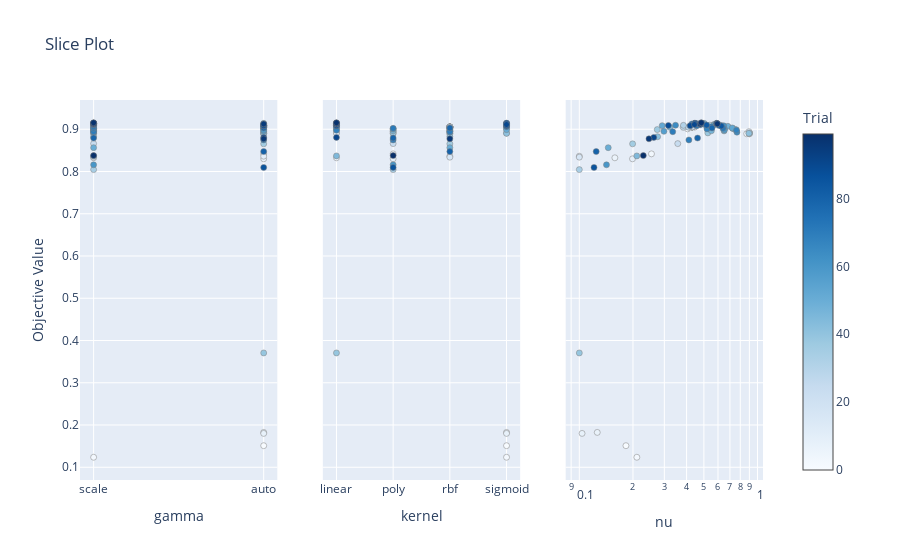

Notebook code for this chart:
### Code cell
optuna.visualization.plot_slice(study)

### Figure 1 — Plotly figure (JSON) as saved in the notebook; plotly's stock layout.template omitted (floating-point values rounded to 4 significant figures)
{"data": [{"marker": {"color": [0, 1, 2, 3, 4, 5, 6, 7, 8, 9, 10, 11, 12, 13, 14, 15, 16, 17, 18, 19, 20, 21, 22, 23, 24, 25, 26, 27, 28, 29, 30, 31, 32, 33, 34, 35, 36, 37, 38, 39, 40, 41, 42, 43, 44, 45, 46, 47, 48, 49, 50, 51, 52, 53, 54, 55, 56, 57, 58, 59, 60, 61, 62, 63, 64, 65, 66, 67, 68, 69, 70, 71, 72, 73, 74, 75, 76, 77, 78, 79, 80, 81, 82, 83, 84, 85, 86, 87, 88, 89, 90, 91, 92, 93, 94, 95, 96, 97, 98, 99], "colorbar": {"title": {"text": "Trial"}, "x": 1, "xpad": 40}, "colorscale": [[0, "rgb(247,251,255)"], [0.125, "rgb(222,235,247)"], [0.25, "rgb(198,219,239)"], [0.375, "rgb(158,202,225)"], [0.5, "rgb(107,174,214)"], [0.625, "rgb(66,146,198)"], [0.75, "rgb(33,113,181)"], [0.875, "rgb(8,81,156)"], [1, "rgb(8,48,107)"]], "line": {"color": "Grey", "width": 0.5}, "showscale": true}, "mode": "markers", "name": "Feasible Trial", "showlegend": false, "type": "scatter", "x": ["auto", "scale", "scale", "auto", "scale", "auto", "scale", "auto", "auto", "auto", "auto", "scale", "auto", "scale", "auto", "scale", "scale", "auto", "auto", "auto", "auto", "auto", "auto", "auto", "scale", "auto", "auto", "auto", "auto", "auto", "scale", "scale", "auto", "scale", "scale", "scale", "auto", "scale", "auto", "auto", "auto", "scale", "scale", "auto", "scale", "scale", "scale", "scale", "auto", "scale", "scale", "auto", "auto", "auto", "scale", "auto", "auto", "auto", "scale", "auto", "scale", "scale", "scale", "scale", "auto", "scale", "auto", "scale", "scale", "auto", "scale", "scale", "scale", "auto", "scale", "scale", "scale", "auto", "auto", "scale", "auto", "scale", "scale", "auto", "auto", "scale", "auto", "scale", "auto", "auto", "scale", "auto", "scale", "scale", "scale", "auto", "auto", "scale", "scale", "scale"], "xaxis": "x", "y": [0.1511, 0.9005, 0.1237, 0.8417, 0.9009, 0.8893, 0.8324, 0.1825, 0.1802, 0.83, 0.8362, 0.8894, 0.8912, 0.8912, 0.8894, 0.8943, 0.8339, 0.905, 0.9055, 0.9055, 0.9055, 0.9055, 0.9055, 0.9055, 0.866, 0.9055, 0.9055, 0.905, 0.9046, 0.9049, 0.9149, 0.9093, 0.9115, 0.9098, 0.8045, 0.9117, 0.8655, 0.8992, 0.8914, 0.3706, 0.8908, 0.8904, 0.8823, 0.9139, 0.8962, 0.8369, 0.9046, 0.8964, 0.9069, 0.9019, 0.8564, 0.8991, 0.9085, 0.9032, 0.9124, 0.9105, 0.8951, 0.9005, 0.9096, 0.898, 0.8159, 0.913, 0.9083, 0.9076, 0.9095, 0.893, 0.9126, 0.9009, 0.8976, 0.8747, 0.8943, 0.9023, 0.9061, 0.9085, 0.9131, 0.9108, 0.9125, 0.9087, 0.903, 0.8792, 0.8473, 0.9126, 0.9134, 0.9099, 0.9078, 0.9144, 0.8096, 0.9139, 0.9089, 0.9084, 0.9112, 0.8806, 0.9141, 0.9137, 0.9137, 0.9126, 0.8774, 0.9128, 0.9154, 0.8376], "yaxis": "y"}, {"marker": {"color": [0, 1, 2, 3, 4, 5, 6, 7, 8, 9, 10, 11, 12, 13, 14, 15, 16, 17, 18, 19, 20, 21, 22, 23, 24, 25, 26, 27, 28, 29, 30, 31, 32, 33, 34, 35, 36, 37, 38, 39, 40, 41, 42, 43, 44, 45, 46, 47, 48, 49, 50, 51, 52, 53, 54, 55, 56, 57, 58, 59, 60, 61, 62, 63, 64, 65, 66, 67, 68, 69, 70, 71, 72, 73, 74, 75, 76, 77, 78, 79, 80, 81, 82, 83, 84, 85, 86, 87, 88, 89, 90, 91, 92, 93, 94, 95, 96, 97, 98, 99], "colorbar": {"title": {"text": "Trial"}, "x": 1, "xpad": 40}, "colorscale": [[0, "rgb(247,251,255)"], [0.125, "rgb(222,235,247)"], [0.25, "rgb(198,219,239)"], [0.375, "rgb(158,202,225)"], [0.5, "rgb(107,174,214)"], [0.625, "rgb(66,146,198)"], [0.75, "rgb(33,113,181)"], [0.875, "rgb(8,81,156)"], [1, "rgb(8,48,107)"]], "line": {"color": "Grey", "width": 0.5}, "showscale": false}, "mode": "markers", "name": "Feasible Trial", "showlegend": false, "type": "scatter", "x": ["sigmoid", "poly", "sigmoid", "poly", "rbf", "rbf", "linear", "sigmoid", "sigmoid", "poly", "rbf", "rbf", "linear", "linear", "poly", "poly", "rbf", "rbf", "rbf", "rbf", "rbf", "rbf", "rbf", "rbf", "poly", "rbf", "rbf", "rbf", "rbf", "linear", "linear", "linear", "linear", "linear", "poly", "linear", "rbf", "linear", "poly", "linear", "sigmoid", "sigmoid", "rbf", "linear", "rbf", "linear", "linear", "poly", "sigmoid", "sigmoid", "rbf", "sigmoid", "linear", "linear", "sigmoid", "sigmoid", "rbf", "poly", "sigmoid", "rbf", "poly", "linear", "linear", "sigmoid", "linear", "rbf", "linear", "rbf", "linear", "poly", "rbf", "poly", "sigmoid", "sigmoid", "sigmoid", "sigmoid", "sigmoid", "sigmoid", "rbf", "poly", "rbf", "linear", "sigmoid", "linear", "linear", "sigmoid", "poly", "sigmoid", "linear", "sigmoid", "sigmoid", "linear", "linear", "linear", "linear", "linear", "rbf", "linear", "linear", "poly"], "xaxis": "x2", "y": [0.1511, 0.9005, 0.1237, 0.8417, 0.9009, 0.8893, 0.8324, 0.1825, 0.1802, 0.83, 0.8362, 0.8894, 0.8912, 0.8912, 0.8894, 0.8943, 0.8339, 0.905, 0.9055, 0.9055, 0.9055, 0.9055, 0.9055, 0.9055, 0.866, 0.9055, 0.9055, 0.905, 0.9046, 0.9049, 0.9149, 0.9093, 0.9115, 0.9098, 0.8045, 0.9117, 0.8655, 0.8992, 0.8914, 0.3706, 0.8908, 0.8904, 0.8823, 0.9139, 0.8962, 0.8369, 0.9046, 0.8964, 0.9069, 0.9019, 0.8564, 0.8991, 0.9085, 0.9032, 0.9124, 0.9105, 0.8951, 0.9005, 0.9096, 0.898, 0.8159, 0.913, 0.9083, 0.9076, 0.9095, 0.893, 0.9126, 0.9009, 0.8976, 0.8747, 0.8943, 0.9023, 0.9061, 0.9085, 0.9131, 0.9108, 0.9125, 0.9087, 0.903, 0.8792, 0.8473, 0.9126, 0.9134, 0.9099, 0.9078, 0.9144, 0.8096, 0.9139, 0.9089, 0.9084, 0.9112, 0.8806, 0.9141, 0.9137, 0.9137, 0.9126, 0.8774, 0.9128, 0.9154, 0.8376], "yaxis": "y2"}, {"marker": {"color": [0, 1, 2, 3, 4, 5, 6, 7, 8, 9, 10, 11, 12, 13, 14, 15, 16, 17, 18, 19, 20, 21, 22, 23, 24, 25, 26, 27, 28, 29, 30, 31, 32, 33, 34, 35, 36, 37, 38, 39, 40, 41, 42, 43, 44, 45, 46, 47, 48, 49, 50, 51, 52, 53, 54, 55, 56, 57, 58, 59, 60, 61, 62, 63, 64, 65, 66, 67, 68, 69, 70, 71, 72, 73, 74, 75, 76, 77, 78, 79, 80, 81, 82, 83, 84, 85, 86, 87, 88, 89, 90, 91, 92, 93, 94, 95, 96, 97, 98, 99], "colorbar": {"title": {"text": "Trial"}, "x": 1, "xpad": 40}, "colorscale": [[0, "rgb(247,251,255)"], [0.125, "rgb(222,235,247)"], [0.25, "rgb(198,219,239)"], [0.375, "rgb(158,202,225)"], [0.5, "rgb(107,174,214)"], [0.625, "rgb(66,146,198)"], [0.75, "rgb(33,113,181)"], [0.875, "rgb(8,81,156)"], [1, "rgb(8,48,107)"]], "line": {"color": "Grey", "width": 0.5}, "showscale": false}, "mode": "markers", "name": "Feasible Trial", "showlegend": false, "type": "scatter", "x": [0.1827, 0.7399, 0.2103, 0.254, 0.4049, 0.8693, 0.1583, 0.1261, 0.1036, 0.1988, 0.1, 0.9, 0.9, 0.9, 0.9, 0.895, 0.1, 0.4439, 0.4312, 0.4296, 0.4294, 0.4288, 0.4279, 0.4265, 0.3568, 0.4324, 0.4303, 0.4151, 0.3828, 0.4093, 0.4826, 0.3839, 0.5691, 0.5396, 0.1, 0.4547, 0.1991, 0.2738, 0.5261, 0.1, 0.9, 0.894, 0.2749, 0.502, 0.6491, 0.2102, 0.3221, 0.5506, 0.6818, 0.725, 0.1453, 0.7588, 0.2917, 0.7213, 0.5845, 0.5722, 0.2984, 0.6526, 0.6202, 0.6502, 0.142, 0.4943, 0.6457, 0.5163, 0.3467, 0.7661, 0.4777, 0.5204, 0.7614, 0.412, 0.3343, 0.6397, 0.5515, 0.4563, 0.4611, 0.4772, 0.4281, 0.6088, 0.5551, 0.4608, 0.1244, 0.4765, 0.4449, 0.5179, 0.6262, 0.4453, 0.1209, 0.4452, 0.316, 0.4187, 0.443, 0.2617, 0.5905, 0.5906, 0.5914, 0.4767, 0.2459, 0.5952, 0.4836, 0.2287], "xaxis": "x3", "y": [0.1511, 0.9005, 0.1237, 0.8417, 0.9009, 0.8893, 0.8324, 0.1825, 0.1802, 0.83, 0.8362, 0.8894, 0.8912, 0.8912, 0.8894, 0.8943, 0.8339, 0.905, 0.9055, 0.9055, 0.9055, 0.9055, 0.9055, 0.9055, 0.866, 0.9055, 0.9055, 0.905, 0.9046, 0.9049, 0.9149, 0.9093, 0.9115, 0.9098, 0.8045, 0.9117, 0.8655, 0.8992, 0.8914, 0.3706, 0.8908, 0.8904, 0.8823, 0.9139, 0.8962, 0.8369, 0.9046, 0.8964, 0.9069, 0.9019, 0.8564, 0.8991, 0.9085, 0.9032, 0.9124, 0.9105, 0.8951, 0.9005, 0.9096, 0.898, 0.8159, 0.913, 0.9083, 0.9076, 0.9095, 0.893, 0.9126, 0.9009, 0.8976, 0.8747, 0.8943, 0.9023, 0.9061, 0.9085, 0.9131, 0.9108, 0.9125, 0.9087, 0.903, 0.8792, 0.8473, 0.9126, 0.9134, 0.9099, 0.9078, 0.9144, 0.8096, 0.9139, 0.9089, 0.9084, 0.9112, 0.8806, 0.9141, 0.9137, 0.9137, 0.9126, 0.8774, 0.9128, 0.9154, 0.8376], "yaxis": "y3"}], "layout": {"title": {"text": "Slice Plot"}, "xaxis": {"anchor": "y", "categoryarray": ["scale", "auto"], "categoryorder": "array", "domain": [0, 0.2889], "title": {"text": "gamma"}, "type": "category"}, "xaxis2": {"anchor": "y2", "categoryarray": ["linear", "poly", "rbf", "sigmoid"], "categoryorder": "array", "domain": [0.3556, 0.6444], "title": {"text": "kernel"}, "type": "category"}, "xaxis3": {"anchor": "y3", "domain": [0.7111, 1], "title": {"text": "nu"}, "type": "log"}, "yaxis": {"anchor": "x", "domain": [0, 1], "title": {"text": "Objective Value"}}, "yaxis2": {"anchor": "x2", "domain": [0, 1], "matches": "y", "showticklabels": false}, "yaxis3": {"anchor": "x3", "domain": [0, 1], "matches": "y", "showticklabels": false}}}
